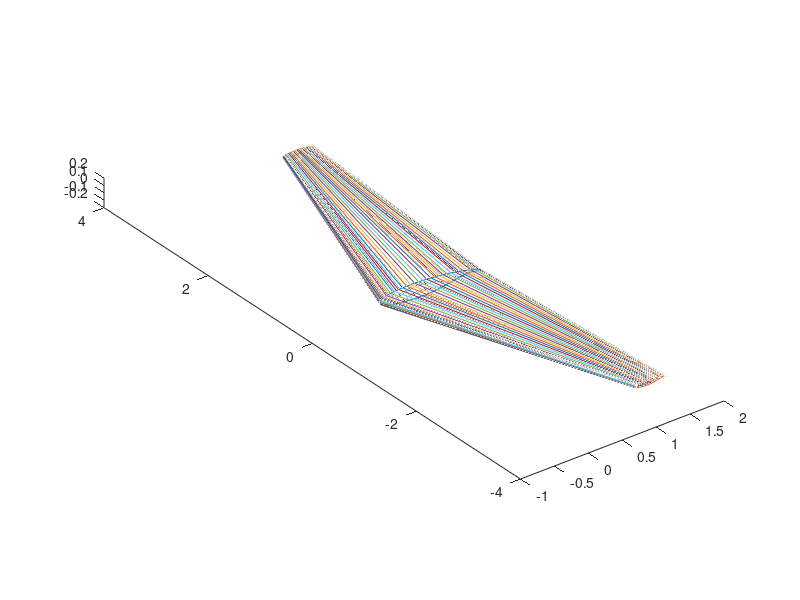

Write the MATLAB code that produced this figure.
c_root = 1.4888;
c_tip  = 0.3*c_root;
span   = 6.7740;
sweep  = 15;

coord  = dlmread('SC(2)-0714.txt');
c_upper = coord(1:103,:);
c_lower = coord(end:-1:104,:);
cont = [c_lower;c_upper];

p_root = c_root*coord;
p_tip  = c_tip*coord;
R_root = [cosd(2.5) -sind(2.5);sind(2.5) cosd(2.5)]; % Rotation matrix
R_tip  = [cosd(0.5) -sind(0.5);sind(0.5) cosd(0.5)]; % Rotation matrix

% Reduction pf the number of points
p_root(10:2:100,:) = [];
p_root(end-10:-2:end-80,:)= [];
p_root(8:2:52,:) = [];
p_root(44:2:end-8,:) = [];
p_tip(10:2:100,:) = [];
p_tip(end-10:-2:end-80,:)= [];
p_tip(8:2:52,:) = [];
p_tip(44:2:end-8,:) = [];

% Add AOA
p_root = p_root*R_root;
p_tip  = p_tip*R_tip;

% Add sweep angle
dx_tip = c_root/4 + tand(sweep)*span/2 - c_tip/4;
p_tip(:,1) = p_tip(:,1) + dx_tip;

% Add y coordinate
p_tip_left(:,1)  = p_tip(:,1);
p_tip_right(:,1) = p_tip(:,1);
p_tip_left(:,2)  = -0.5*span*ones(1,length(p_tip(:,1)));
p_tip_right(:,2) = 0.5*span*ones(1,length(p_tip(:,1)));
p_tip_left(:,3)  = p_tip(:,2);
p_tip_right(:,3) = p_tip(:,2);

p_root(:,3) = zeros(1,length(p_tip(:,1)));
p_root = p_root(:,[1 3 2]);

% Plot
c_upper    = p_root(1:34,:);
c_lower    = p_root(35:end,:);
curve_root = [c_upper;c_lower(end:-1:1,:)];
c_upper    = p_tip_left(1:34,:);
c_lower    = p_tip_left(35:end,:);
curve_tip_left  = [c_upper;c_lower(end:-1:1,:)];
c_upper    = p_tip_right(1:34,:);
c_lower    = p_tip_right(35:end,:);
curve_tip_right = [c_upper;c_lower(end:-1:1,:)];

travers = zeros(length(curve_root(:,1)),3,3);

for i = 1 : length(curve_root(:,1))
    travers(i,:,:) = [curve_tip_left(i,:);curve_root(i,:);curve_tip_right(i,:)];
end
% leading  = [curve_tip_left(1,:);curve_root(1,:);curve_tip_right(1,:)];
% trailing = [curve_tip_left(34,:);curve_root(34,:);curve_tip_right(34,:)];

figure
plot3(curve_root(:,1),curve_root(:,2),curve_root(:,3))
hold on
plot3(curve_tip_left(:,1),curve_tip_left(:,2),curve_tip_left(:,3))
plot3(curve_tip_right(:,1),curve_tip_right(:,2),curve_tip_right(:,3))
for i = 1 : length(curve_root(:,1))
    plot3(travers(i,:,1),travers(i,:,2),travers(i,:,3))
end
% plot3(leading(:,1),leading(:,2),leading(:,3))
% plot3(trailing(:,1),trailing(:,2),trailing(:,3))
axis equal
xlim([-1 2]);
ylim([-4 4]);
zlim([-0.2 0.2]);

% writematrix(curve_root,'coord_root.txt');
% writematrix(curve_tip_left,'coord_tip_left.txt');
% writematrix(curve_tip_right,'coord_tip_right.txt');